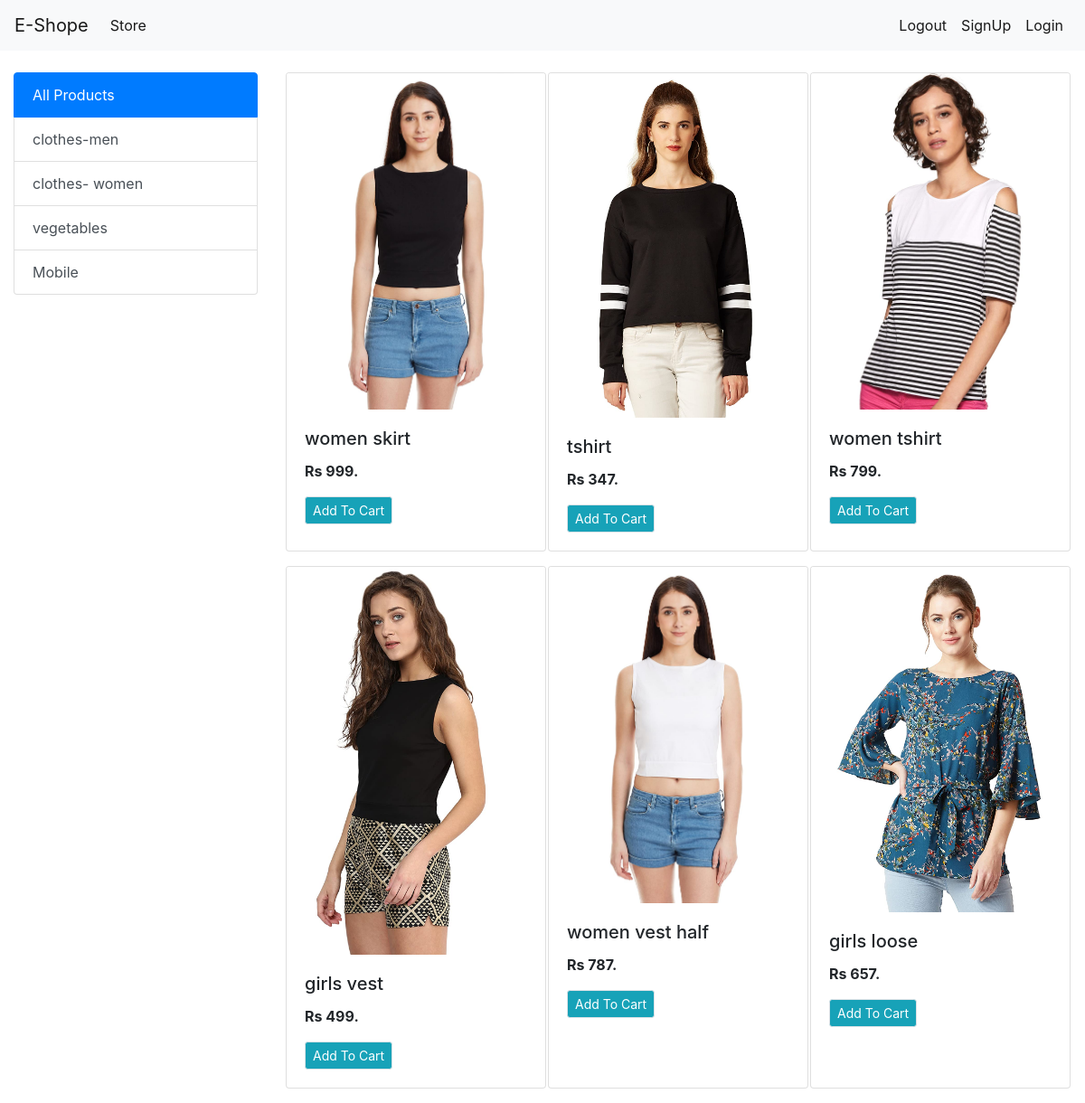
The app's page /?category=2 with its own data.
### store/models/category.py (models this page shows, shortened)
class category(models.Model):
    name = models.CharField(max_length=50)
    @staticmethod
    def get_all_caregory():
        return category.objects.all()

### store/models/product.py (models this page shows, shortened)
class Product(models.Model):
    name = models.CharField(max_length=50)
    price = models.IntegerField(default=0)
    category = models.ForeignKey(category,on_delete=models.CASCADE,default=1,blank=True)
    description = models.CharField(max_length=200,default= '')
    image = models.ImageField(upload_to='upload/product/')
    @staticmethod
    def get_all_product_By_Category_Id(category_id):
        if category_id:
            return Product.objects.filter(category=category_id)
        else:
            return Product.get_all_product()

### store/views.py (the view)
# urls.py: path('',index),
def index(request):
    product= None
    categories = category.get_all_caregory()
    CategoryId = request.GET.get('category')
    if CategoryId :
        product = Product.get_all_product_By_Category_Id(CategoryId )
    else:
        product = Product.get_all_product()
    data={}
    data['products'] = product
    data['categories'] = categories
    return render(request,'index.html',data)

### store/templates/index.html
{% extends 'base.html' %}
{% block content %}
   <div class="container-fluid mt-4">
     <div class="row">
         <div class="col-lg-3">
             <div class="list-group">
                 <a class="list-group-item list-group-item-action active" href="/">All Products</a>
                 {% for category in categories %}
                 <a class="list-group-item list-group-item-action"
                    href="/?category={{category.id}}">{{category.name}}</a>
                 {% endfor %}
             </div>
         </div>
         <div class="col-lg-9">
              <div class="row mx-auto">
                  {% for p in products %}
                  <div class="card mx-auto mb-3" style="width: 18rem;">
                      <img alt="..." class="card-img-top" src="{{p.image.url}}">
                      <div class="card-body">
                          <h5 class="card-title">{{p.name}}</h5>
                          <p class="card-text"><b> Rs {{p.price}}.</b></p>
                          <a class="btn btn-info border btn-sm" href="#">Add To Cart</a>
                      </div>
                  </div>
                  {% endfor%}
              </div>
         </div>
     </div>
   </div>
{% endblock%}

### records on screen
category: name "clothes-men"
category: name "clothes- women"
category: name "vegetables"
category: name "Mobile"
Product: image (picture), name "women skirt", price "999"
Product: image (picture), name "tshirt", price "347"
Product: image (picture), name "women tshirt", price "799"
Product: image (picture), name "girls vest", price "499"
Product: image (picture), name "women vest half", price "787"
Product: image (picture), name "girls loose", price "657"
